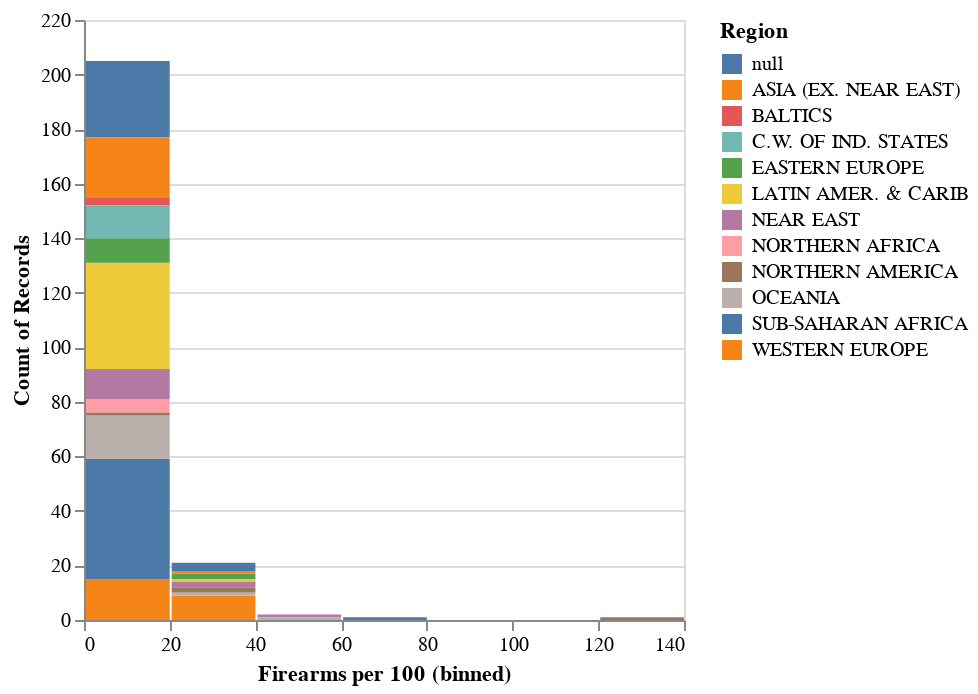

This figure's notebook cell:
### Markdown cell above
Most countries have a low firearms per 100 statistic and all regions are represented in the first bin of 0 to 20 firearms per 100.

### Code cell
alt.Chart(merged).mark_bar().encode(
    alt.X("Firearms per 100:Q", bin=True),
    y='count()',
    color=alt.Color('Region:N'),#, scale=alt.Scale(scheme="plasma")),
    tooltip='Region:N'
)

### Figure 1 — Vega-Lite specification as saved in the notebook (floating-point values rounded to 4 significant figures; data arrays with more than 128 entries replaced by an {"elided": "..."} marker saying what was removed)
{"config": {"view": {"continuousWidth": 300, "continuousHeight": 300}}, "data": {"name": "data-88cc627ac52d7570851e0bc29c5abe59"}, "mark": {"type": "bar"}, "encoding": {"color": {"field": "Region", "type": "nominal"}, "tooltip": {"field": "Region", "type": "nominal"}, "x": {"bin": true, "field": "Firearms per 100", "type": "quantitative"}, "y": {"aggregate": "count", "type": "quantitative"}}, "$schema": "https://vega.github.io/schema/vega-lite/v5.8.0.json", "datasets": {"data-88cc627ac52d7570851e0bc29c5abe59": {"elided": "230 records"}}}
